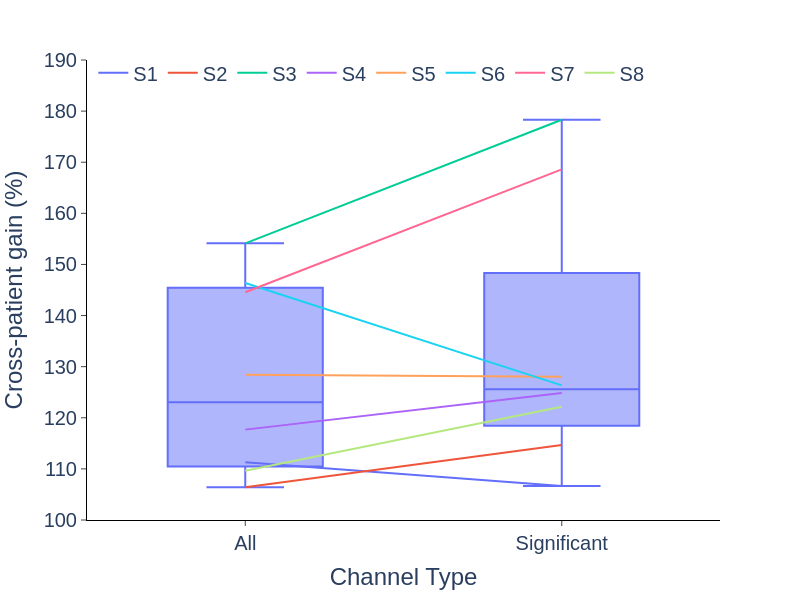

Notebook code cell kept with this figure:
### Code cell
fig_df = ratio_df

fig = px.line(fig_df, x='Channels', y="Cross-patient gain (%)", color='Patient', width=800, height=600, color_discrete_sequence=px.colors.qualitative.Plotly)
fig.add_traces(px.box(fig_df, x='Channels', y="Cross-patient gain (%)").data)
# fig.add_hline(y=1/9, line_dash='dash', line_color='grey', annotation_text='Chance', annotation_position='bottom right')
fig.update_layout(
    plot_bgcolor='white',
    legend=dict(
        orientation='h',
        yanchor='bottom',
        y=0.93,
        xanchor='left',
        x=0.01,
        title_text=''
    ),
    title_text='',
    title_x=0.5,
    font=dict(size=20, family='Arial')
)
fig.update_xaxes(
    title='Channel Type',
    mirror=False,
    ticks='outside',
    showline=True,
    linecolor='black',
    showgrid=False,
)
fig.update_yaxes(
    # title='Phoneme decoding accuracy',
    mirror=False,
    ticks='outside',
    showline=True,
    linecolor='black',
    showgrid=False,
    range=[100, 190]
)
fig.show()

### Figure 1 — Plotly figure (JSON) as saved in the notebook; plotly's stock layout.template omitted (floating-point values rounded to 4 significant figures)
{"data": [{"hovertemplate": "Patient=S1<br>Channels=%{x}<br>Cross-patient gain (%)=%{y}<extra></extra>", "legendgroup": "S1", "line": {"color": "#636EFA", "dash": "solid"}, "marker": {"symbol": "circle"}, "mode": "lines", "name": "S1", "orientation": "v", "showlegend": true, "type": "scatter", "x": ["All", "Significant"], "xaxis": "x", "y": [111.3, 106.7], "yaxis": "y"}, {"hovertemplate": "Patient=S2<br>Channels=%{x}<br>Cross-patient gain (%)=%{y}<extra></extra>", "legendgroup": "S2", "line": {"color": "#EF553B", "dash": "solid"}, "marker": {"symbol": "circle"}, "mode": "lines", "name": "S2", "orientation": "v", "showlegend": true, "type": "scatter", "x": ["All", "Significant"], "xaxis": "x", "y": [106.4, 114.7], "yaxis": "y"}, {"hovertemplate": "Patient=S3<br>Channels=%{x}<br>Cross-patient gain (%)=%{y}<extra></extra>", "legendgroup": "S3", "line": {"color": "#00CC96", "dash": "solid"}, "marker": {"symbol": "circle"}, "mode": "lines", "name": "S3", "orientation": "v", "showlegend": true, "type": "scatter", "x": ["All", "Significant"], "xaxis": "x", "y": [154.1, 178.3], "yaxis": "y"}, {"hovertemplate": "Patient=S4<br>Channels=%{x}<br>Cross-patient gain (%)=%{y}<extra></extra>", "legendgroup": "S4", "line": {"color": "#AB63FA", "dash": "solid"}, "marker": {"symbol": "circle"}, "mode": "lines", "name": "S4", "orientation": "v", "showlegend": true, "type": "scatter", "x": ["All", "Significant"], "xaxis": "x", "y": [117.7, 124.9], "yaxis": "y"}, {"hovertemplate": "Patient=S5<br>Channels=%{x}<br>Cross-patient gain (%)=%{y}<extra></extra>", "legendgroup": "S5", "line": {"color": "#FFA15A", "dash": "solid"}, "marker": {"symbol": "circle"}, "mode": "lines", "name": "S5", "orientation": "v", "showlegend": true, "type": "scatter", "x": ["All", "Significant"], "xaxis": "x", "y": [128.4, 128.0], "yaxis": "y"}, {"hovertemplate": "Patient=S6<br>Channels=%{x}<br>Cross-patient gain (%)=%{y}<extra></extra>", "legendgroup": "S6", "line": {"color": "#19D3F3", "dash": "solid"}, "marker": {"symbol": "circle"}, "mode": "lines", "name": "S6", "orientation": "v", "showlegend": true, "type": "scatter", "x": ["All", "Significant"], "xaxis": "x", "y": [146.4, 126.3], "yaxis": "y"}, {"hovertemplate": "Patient=S7<br>Channels=%{x}<br>Cross-patient gain (%)=%{y}<extra></extra>", "legendgroup": "S7", "line": {"color": "#FF6692", "dash": "solid"}, "marker": {"symbol": "circle"}, "mode": "lines", "name": "S7", "orientation": "v", "showlegend": true, "type": "scatter", "x": ["All", "Significant"], "xaxis": "x", "y": [144.5, 168.6], "yaxis": "y"}, {"hovertemplate": "Patient=S8<br>Channels=%{x}<br>Cross-patient gain (%)=%{y}<extra></extra>", "legendgroup": "S8", "line": {"color": "#B6E880", "dash": "solid"}, "marker": {"symbol": "circle"}, "mode": "lines", "name": "S8", "orientation": "v", "showlegend": true, "type": "scatter", "x": ["All", "Significant"], "xaxis": "x", "y": [109.6, 122.2], "yaxis": "y"}, {"alignmentgroup": "True", "hovertemplate": "Channels=%{x}<br>Cross-patient gain (%)=%{y}<extra></extra>", "legendgroup": "", "marker": {"color": "#636efa"}, "name": "", "notched": false, "offsetgroup": "", "orientation": "v", "showlegend": false, "type": "box", "x": ["All", "Significant", "All", "Significant", "All", "Significant", "All", "Significant", "All", "Significant", "All", "Significant", "All", "Significant", "All", "Significant"], "x0": " ", "xaxis": "x", "y": [111.3, 106.7, 106.4, 114.7, 154.1, 178.3, 117.7, 124.9, 128.4, 128.0, 146.4, 126.3, 144.5, 168.6, 109.6, 122.2], "y0": " ", "yaxis": "y"}], "layout": {"font": {"family": "Arial", "size": 20}, "height": 600, "legend": {"orientation": "h", "title": {"text": ""}, "tracegroupgap": 0, "x": 0.01, "xanchor": "left", "y": 0.93, "yanchor": "bottom"}, "margin": {"t": 60}, "plot_bgcolor": "white", "title": {"text": "", "x": 0.5}, "width": 800, "xaxis": {"anchor": "y", "domain": [0, 1], "linecolor": "black", "mirror": false, "showgrid": false, "showline": true, "ticks": "outside", "title": {"text": "Channel Type"}}, "yaxis": {"anchor": "x", "domain": [0, 1], "linecolor": "black", "mirror": false, "range": [100, 190], "showgrid": false, "showline": true, "ticks": "outside", "title": {"text": "Cross-patient gain (%)"}}}}
